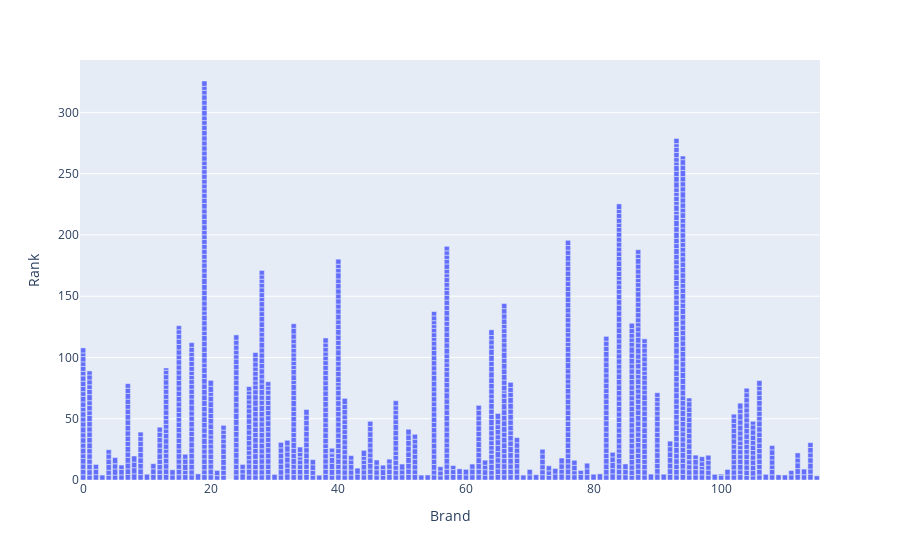

The notebook cell saved with this chart:
### Markdown cell above
### [Bar Charts](https://plotly.com/python/bar-charts/) of the three different categories of hazardness
- Low
- Moderate
- High

### Code cell
data_canada = px.data.gapminder().query("country == 'India'")
fig = px.bar(df, x='Brand', y='Rank')
fig.show()

### Figure 1 — Plotly figure (JSON) as saved in the notebook; plotly's stock layout.template omitted (floating-point values rounded to 4 significant figures; data arrays with more than 128 entries replaced by an {"elided": "..."} marker saying what was removed)
{"data": [{"alignmentgroup": "True", "hovertemplate": "Brand=%{x}<br>Rank=%{y}<extra></extra>", "legendgroup": "", "marker": {"color": "#636efa", "pattern": {"shape": ""}}, "name": "", "offsetgroup": "", "orientation": "v", "showlegend": false, "textposition": "auto", "type": "bar", "x": {"elided": "1472 int values"}, "xaxis": "x", "y": {"elided": "1472 float values"}, "yaxis": "y"}], "layout": {"barmode": "relative", "legend": {"tracegroupgap": 0}, "margin": {"t": 60}, "xaxis": {"anchor": "y", "domain": [0, 1], "title": {"text": "Brand"}}, "yaxis": {"anchor": "x", "domain": [0, 1], "title": {"text": "Rank"}}}}
